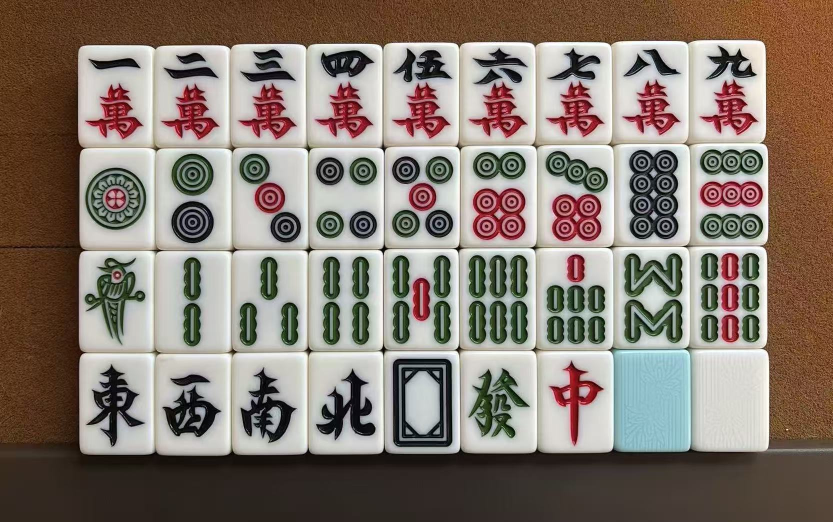
#> input picture server/src/main/resources/calibration/system_mahjong_calibration.jpg, 1666 x 1044 px (shown at 1/2 size)
$ python grid_fit.py
#> lines starting #> are read from the running program, lines starting #| are printed output that depends on the picture
"""Locates a row of butted tiles geometrically, before any model is involved.

The first version searched for the grid by brute force — every plausible tile count, times a range of
pitches, times a range of offsets — and scored each candidate by running the classifier over the crops
it produced. It works, and on one real photo it cost 1,680 grid hypotheses and 22,680 tile
classifications: 21 seconds of inference to read one hand. Fine for a script, hopeless for a phone.

Almost all of that was recovering something the pixels already say. Tiles in a row are periodic, so
the boundaries between them fall at regular intervals, and fitting a regular grid to them gives the
pitch and offset directly. The count then follows from the length. No inference at all.

Three things about this were learned the hard way, each after getting it wrong first:

**A boundary is not always dark.** The tiles of a calibration photo are pressed so close that what
separates two of them is the *lit bevel* of the next one — brighter than the face beside it. Looking
only for dips gets six of the eight columns below wrong. Both minima and maxima are collected.

**Autocorrelation is not precise enough.** It looked like the obvious tool and returned a pitch of 81
against a true 86.9 on the real photo. Six percent compounds over thirteen tiles into most of a tile,
so the boundaries have to be located and fitted individually.

**A grid three times too coarse can explain more marks than the right one.** The bamboo of the 条 suit
is itself a row of vertical bars, which litters the profile with spurious marks — 31 of them across
nine tiles. With the tolerance scaled to the pitch, a 3-tile grid over that row had a tolerance of
36px and caught 13 marks on 4 grid lines, tying the true 9-tile grid. Hence MAX_MARKS_PER_LINE: a
boundary should account for about one mark, and a grid claiming three each is not describing tiles.

Run `python grid_fit.py` to check all of this against the two calibration photos, whose tile counts are
known. Only the first of the three is still pinned by them: the run that forced the third was a row of
a calibration photo that has since been re-shot in a different layout, and on the photos as they now
stand MAX_MARKS_PER_LINE can be loosened to 2.0, or PITCH_QUANTUM coarsened five times, with all eight
columns still read correctly. Both constants stay as they are — the evidence for them was real and this
check simply no longer reaches it, which is not the same as their being unnecessary. The reading of a
real hand photo does still depend on them, and it is not a fixture here.
"""

import sys
from pathlib import Path

import cv2
import numpy as np

# A tile is roughly 3:2, but perspective flattens it, so this stays generous. It only has to exclude
# pitches that would make a "tile" a sliver or two tiles wide.
MIN_PITCH_RATIO = 0.45
MAX_PITCH_RATIO = 2.2

EDGE_STRIP = 0.15  # fraction of the run's width sampled along its edge, where the face is plain
EDGE_PERCENTILE = 85  # of that strip, so a character reaching into it does not drag the profile down
SMOOTH = 5
MIN_SEPARATION = 0.45  # of the smallest plausible pitch; closer extrema are the same boundary
FIT_TOLERANCE = 0.12  # of the pitch, for a mark to count as explained by a grid line
MAX_MARKS_PER_LINE = 1.4  # above this the grid is too coarse to be describing tile boundaries
# Candidate pitches are rounded to this before searching, which collapses a couple of thousand
# near-duplicates and takes the fit from 450ms to 40ms. Not coarser than this: at half a pixel the 萬
# row of a calibration photo started answering fourteen tiles instead of nine — the speed-up was written
# first and the self-check below caught it. That photo has since been re-shot as columns and no longer
# reaches the failure, so the check no longer guards this; see the note at the end of the docstring.
PITCH_QUANTUM = 0.1


def _extrema(profile: np.ndarray, separation: int) -> list[int]:
    """Local minima and maxima of the profile, thinned so each boundary is reported once."""
    smoothed = np.convolve(profile, np.ones(SMOOTH) / SMOOTH, mode="same")
    window = max(separation // 2, 3)
    marks: set[int] = set()
    for want_min in (True, False):
        found: list[int] = []
        for i in range(window, len(smoothed) - window):
            neighbourhood = smoothed[i - window : i + window + 1]
            if smoothed[i] != (neighbourhood.min() if want_min else neighbourhood.max()):
                continue
            if not found or i - found[-1] > separation:
                found.append(i)
            else:
                better = smoothed[i] < smoothed[found[-1]] if want_min else smoothed[i] > smoothed[found[-1]]
                if better:
                    found[-1] = i
        marks.update(found)
    return sorted(marks)


def _edge_profile(light: np.ndarray, box: tuple[int, int, int, int], vertical: bool) -> np.ndarray:
    """Lightness along the run, sampled from a strip at its edge.

    The edge rather than the whole width: in the middle the engraved characters swing the profile as
    far as the boundaries do, and the periodic signal disappears into them.
    """
    x, y, w, h = box
    region = light[y : y + h, x : x + w]
    across = w if vertical else h
    depth = max(int(across * EDGE_STRIP), 4)
    strip = region[:, :depth] if vertical else region[:depth, :]
    return np.percentile(strip, EDGE_PERCENTILE, axis=1 if vertical else 0)


def fit_grid(
    light: np.ndarray, box: tuple[int, int, int, int], vertical: bool, expect: int | None = None
) -> tuple[float, float, int] | None:
    """Pitch, offset and tile count for one run, along its long axis and relative to its own box.

    `expect` narrows the candidate pitches to those that would produce that many tiles. It is for
    callers that know the answer by construction — slicing a calibration photo whose layout is fixed —
    and is not a substitute for the search: a suit whose own design repeats along the axis being fitted,
    the bars of 条 or the rings of 饼, litters the profile with marks, and two of the eight calibration
    columns come back with eleven and thirteen tiles when the count is not supplied.
    """
    _, _, w, h = box
    length, across = (h, w) if vertical else (w, h)
    low, high = across * MIN_PITCH_RATIO, across * MAX_PITCH_RATIO
    if expect:
        nominal = length / expect
        low, high = max(low, nominal * 0.9), min(high, nominal * 1.1)

    marks = _extrema(_edge_profile(light, box, vertical), int(low * MIN_SEPARATION))
    if len(marks) < 3:
        return None

    # Candidate pitches come from the gaps between marks. A gap can span more than one tile — an
    # undetected boundary leaves a double gap — so each is also divided by 2, 3 and 4. They are then
    # rounded to PITCH_QUANTUM, which collapses a couple of thousand near-duplicates; see the note on
    # that constant for why the coarseness matters.
    positions = np.array(marks, dtype=float)
    gaps = positions[None, :] - positions[:, None]
    pitches = np.concatenate([gaps[gaps > 0] / divisor for divisor in (1, 2, 3, 4)])
    pitches = pitches[(pitches >= low) & (pitches <= high)]
    if pitches.size == 0:
        return None
    candidates = np.unique(np.round(pitches / PITCH_QUANTUM) * PITCH_QUANTUM)

    best = None
    for pitch in candidates:
        tolerance = pitch * FIT_TOLERANCE
        # Every mark is a candidate anchor; score them all at once. offsets[i] is the grid phase that
        # puts a line exactly on mark i, and distance[i, j] is how far mark j then sits from its
        # nearest line.
        offsets = positions % pitch
        phase = (positions[None, :] - offsets[:, None] + pitch / 2) % pitch - pitch / 2
        hits = (np.abs(phase) <= tolerance).sum(axis=1)
        lines = ((length - offsets) / pitch).astype(int) + 1
        hits = np.where(hits <= lines * MAX_MARKS_PER_LINE, hits, -1)
        winner = int(hits.argmax())
        if hits[winner] < 0:
            continue
        # Most marks explained wins. Ties go to the larger pitch: half the true pitch explains every
        # boundary just as well, and then invents one through the middle of each tile.
        if best is None or (int(hits[winner]), float(pitch)) > best[0]:
            best = ((int(hits[winner]), float(pitch)), float(pitch), float(offsets[winner]))
    if best is None:
        return None

    _, pitch, offset = best
    # Slide back to the first grid line inside the run, then take as many whole tiles as fit. The
    # run's box is the tiles themselves, so this is normally all of it.
    while offset - pitch >= -pitch * 0.25:
        offset -= pitch
    count = int((length - offset) / pitch + 0.25)
    return (pitch, offset, count) if count >= 1 else None


# ── self-check ─────────────────────────────────────────────────────────────

CALIBRATION = Path(__file__).resolve().parents[1] / "server/src/main/resources/calibration"

# The four rows of each calibration photo, with the counts that are known by construction. Both photos
# hold the same set of thirty-four faces plus two tile backs as a 4x9 grid, so every case here expects
# nine — which the `blind` column is what saves from being a weak assertion, since a fit that had
# quietly learned to answer nine would still pass the constrained half.
#
# The pitch is recorded alongside, because the count on its own is weak too: a grid can return the right
# number of tiles on a pitch that is a few percent out, and every crop then creeps along the row until
# the last ones straddle two tiles. These are the constrained path's answers on the exact boxes
# slice_calibration.py hands it, and each agrees with (length - offset) / count to within a percent — so
# they are checkable against the geometry rather than being a snapshot of whatever the code printed.
#
# `blind` is what the unconstrained fit should answer — the path a hand photo takes, where the count is
# unknown. It is not always the truth, and the four cases here that are wrong are worth having: a suit
# whose own design repeats along the row, the rings of 饼 or the bars of 条, litters the profile with
# spurious marks and pulls the blind fit up to twelve or thirteen. Recording that keeps the limitation
# visible and still catches a change to it, which asserting only the constrained path would not — the
# PITCH_QUANTUM regression this check once caught showed up as a wrong *unconstrained* count, and
# narrowing the candidates to a known count hides exactly that.
KNOWN = [
    ("brown row 1 (m)", "system_mahjong_calibration.jpg", (156, 86, 1376, 205), False, 9, 151.3, 13),
    ("brown row 2 (p)", "system_mahjong_calibration.jpg", (159, 291, 1378, 205), False, 9, 151.5, 13),
    ("brown row 3 (s)", "system_mahjong_calibration.jpg", (158, 496, 1377, 205), False, 9, 151.8, 9),
    ("brown row 4 (z)", "system_mahjong_calibration.jpg", (159, 701, 1380, 205), False, 9, 151.8, 9),
    ("green row 1 (m)", "system_mahjong_calibration_2.jpg", (139, 168, 1541, 232), False, 9, 168.7, 9),
    ("green row 2 (p)", "system_mahjong_calibration_2.jpg", (139, 400, 1545, 232), False, 9, 169.0, 13),
    ("green row 3 (s)", "system_mahjong_calibration_2.jpg", (141, 633, 1545, 232), False, 9, 169.2, 9),
    ("green row 4 (z)", "system_mahjong_calibration_2.jpg", (144, 866, 1539, 232), False, 9, 169.5, 12),
]

PITCH_TOLERANCE = 0.03  # of the expected pitch
# The parameter-free half of the assertion: the tiles have to account for the run, because the run's
# box *is* the tiles. Anything less means the grid sits on part of it and the rest went unread;
# anything more and it runs off the end onto the table. Tighter than the pitch check and needing no
# reference value, so it is the one that would survive a re-shot calibration photo.
MIN_SPAN = 0.97
MAX_SPAN = 1.03


def self_check() -> int:
    failures = 0
    for name, photo, box, vertical, count, pitch, blind in KNOWN:
        bgr = cv2.imread(str(CALIBRATION / photo))
#> bgr is the input picture: shape (1044, 1666, 3); mean B, G, R 112.1, 121.8, 134
        if bgr is None:
            sys.exit(f"cannot read {CALIBRATION / photo}")
        light = cv2.cvtColor(bgr, cv2.COLOR_BGR2LAB)[:, :, 0].astype(float)
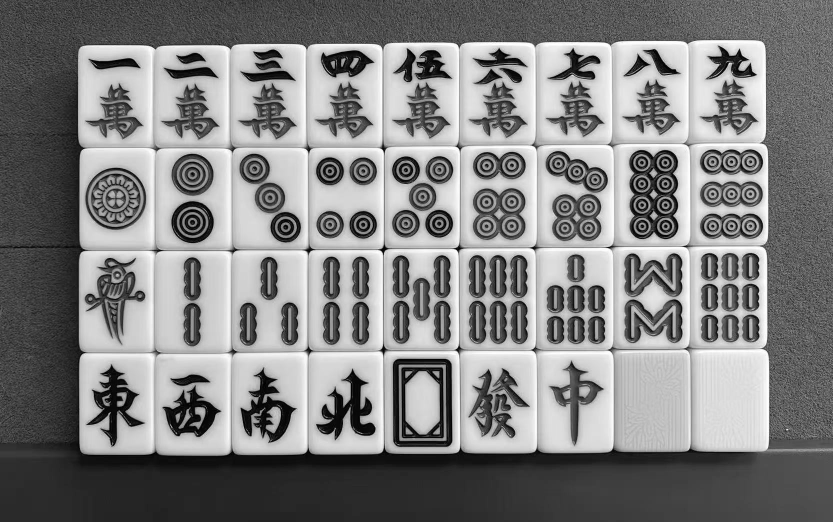
#> light: shape (1044, 1666) float64 (shown at 1/2 size); min 0, max 255, mean 129.7
        length = box[3] if vertical else box[2]
        # Both paths: the slicer tells fit_grid the count it knows, a hand photo cannot.
        fit = fit_grid(light, box, vertical, expect=count)
#> in _edge_profile, `region = light[y : y + h, x : x + w]`:
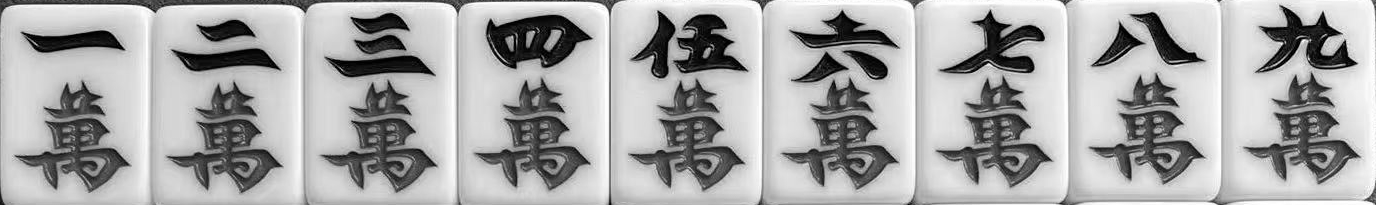
#> region: shape (205, 1376) float64; min 0, max 255, mean 169.3
#> in _extrema, `smoothed = np.convolve(profile, np.ones(SMOOTH) / SMOOTH, mode="same")`: smoothed = 1376 values, max 251.9 at index 1063, min 107.4 at index 0, mean 232.8
#> after the loop in _extrema, `for want_min in (True, False):`: marks = 25 items
#> in fit_grid, `marks = _extrema(_edge_profile(light, box, vertical), int(low * MIN_SE..`: marks = 25 values from 64 to 1312
#> in fit_grid, `gaps = positions[None, :] - positions[:, None]`:
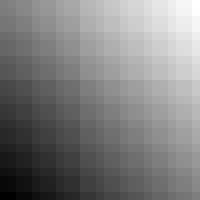
#> gaps: shape (25, 25) float64 (shown 8 times larger); min -1248, max 1248, mean 0; drawn with min black and max white
#> in fit_grid, `pitches = np.concatenate([gaps[gaps > 0] / divisor for divisor in (1, ..`: pitches = 1200 values, max 1248 at index 23, min 1.25 at index 1197, mean 241
#> in fit_grid, `pitches = pitches[(pitches >= low) & (pitches <= high)]`: pitches = 112 values, max 167 at index 101, min 138.5 at index 111, mean 153.4
#> in fit_grid, `candidates = np.unique(np.round(pitches / PITCH_QUANTUM) * PITCH_QUANT..`: candidates = 51 values from 138.5 to 167
#> the loop in fit_grid, `for pitch in candidates:` made 51 passes
#> (pitch, tolerance, winner, best) on passes 1 to 12: (138.5, 16.62, 6, ((8, 138.5), 138.5, 29)), (141, 16.92, 3, ((8, 141), 141, 14)), (142, 17.04, 13, ((9, 142), 142, 48)), (145, 17.4, 9, ((11, 145), 145, 23)), (146, 17.52, 6, ((11, 146), 146, 14)), (147, 17.64, 11, ((12, 147), 147, 23)), (148, 17.76, 13, ((14, 148), 148, 18)), (149, 17.88, 13, ((14, 149), 149, 13)), (149.2, 17.9, 14, ((14, 149.2), 149.2, 18)), (149.5, 17.94, 14, ((14, 149.5), 149.5, 16.5)), (149.7, 17.96, 17, ((14, 149.7), 149.7, 18.8)), (149.8, 17.98, 17, ((14, 149.8), 149.8, 18.2))
#> (pitch, tolerance, winner) on passes 20 to 25: (151.5, 18.18, 1), (151.8, 18.22, 1), (152, 18.24, 1), (152.2, 18.26, 1), (152.5, 18.3, 1), (152.7, 18.32, 1)
#> pass 1, in fit_grid, `phase = (positions[None, :] - offsets[:, None] + pitch / 2) % pitch - ..`:
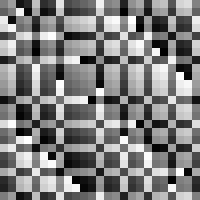
#> phase: shape (25, 25) float64 (shown 8 times larger); min -69, max 69, mean 0; drawn with min black and max white
#> pass 2, in fit_grid, `phase = (positions[None, :] - offsets[:, None] + pitch / 2) % pitch - ..`:
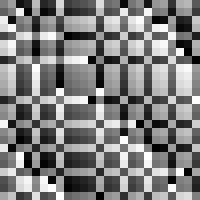
#> phase: shape (25, 25) float64 (shown 8 times larger); min -70, max 70, mean 0; drawn with min black and max white
#> in fit_grid, `_, pitch, offset = best`: pitch = 151.3; offset = 12.6
#> in fit_grid, `count = int((length - offset) / pitch + 0.25)`: count = 9
#> fit = (151.3, 12.6, 9)
        unconstrained = fit_grid(light, box, vertical)
#> in fit_grid (call 2), `marks = _extrema(_edge_profile(light, box, vertical), int(low * MIN_SE..`: marks = 35 values from 64 to 1327
#> in fit_grid (call 2), `pitches = np.concatenate([gaps[gaps > 0] / divisor for divisor in (1, ..`: pitches = 2380 values, max 1263 at index 33, min 1.25 at index 2370, mean 233
#> in fit_grid (call 2), `pitches = pitches[(pitches >= low) & (pitches <= high)]`: pitches = 1352 values, max 450.5 at index 278, min 92.25 at index 1223, mean 217.6
#> in fit_grid (call 2), `candidates = np.unique(np.round(pitches / PITCH_QUANTUM) * PITCH_QUANT..`: candidates = 786 values from 92.2 to 450.5
#> the loop in fit_grid (call 2), `for pitch in candidates:` made 786 passes
#> (pitch, tolerance, winner, best) on passes 1, 2, 3, 4, 24, 26, 27, 28, 29, 30, 32, 33: (92.2, 11.06, 6, ((12, 92.2), 92.2, 20.4)), (92.3, 11.08, 6, ((12, 92.3), 92.3, 20.1)), (92.5, 11.1, 31, ((13, 92.5), 92.5, 20.5)), (93, 11.16, 6, ((14, 93), 93, 18)), (98.8, 11.86, 0, ((14, 98.8), 98.8, 64)), (99.3, 11.92, 11, ((14, 99.3), 99.3, 60.8)), (99.7, 11.96, 11, ((14, 99.7), 99.7, 59.2)), (100, 12, 3, ((14, 100), 100, 55)), (100.3, 12.04, 3, ((14, 100.3), 100.3, 54.7)), (100.5, 12.06, 3, ((15, 100.5), 100.5, 54.5)), (101, 12.12, 10, ((15, 101), 101, 47)), (101.5, 12.18, 2, ((15, 101.5), 101.5, 42.5))
#> (pitch, tolerance, winner) on passes 5 to 10: (93.2, 11.18, 6), (93.5, 11.22, 19), (94, 11.28, 3), (94.2, 11.3, 3), (94.5, 11.34, 16), (94.7, 11.36, 16)
#> pass 1, in fit_grid (call 2), `phase = (positions[None, :] - offsets[:, None] + pitch / 2) % pitch - ..`:
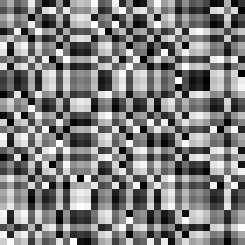
#> phase: shape (35, 35) float64 (shown 7 times larger); min -46, max 46, mean 0; drawn with min black and max white
#> in fit_grid (call 2), `_, pitch, offset = best`: pitch = 103.5; offset = 39.5
#> in fit_grid (call 2), `count = int((length - offset) / pitch + 0.25)`: count = 13
#> unconstrained = (103.5, 39.5, 13)
        got_blind = unconstrained[2] if unconstrained else None
#> got_blind = 13

        if fit is None:
            print(f"  FAIL {name:20s} no fit")
            failures += 1
            continue
        got_pitch, got_offset, got_count = fit
#> got_pitch = 151.3; got_offset = 12.6; got_count = 9
        span = (got_offset + got_count * got_pitch) / length
#> span = 0.999
        problems = []
        if got_count != count:
            problems.append(f"count {got_count} != {count}")
        if abs(got_pitch - pitch) > pitch * PITCH_TOLERANCE:
            problems.append(f"pitch {got_pitch:.2f} != {pitch:.2f}")
        if not MIN_SPAN <= span <= MAX_SPAN:
            problems.append(f"covers {span:.2f} of the run")
        if got_blind != blind:
            problems.append(f"unconstrained {got_blind} != {blind}")
        failures += bool(problems)
        print(
            f"  {'ok  ' if not problems else 'FAIL'} {name:20s}"
            f" count {got_count:2d} pitch {got_pitch:6.2f} offset {got_offset:6.1f}"
            f" span {span:.2f} blind {got_blind}  {'; '.join(problems)}"
        )
#|   ok   brown row 1 (m)      count  9 pitch 151.30 offset   12.6 span 1.00 blind 13
    print(f"\n{len(KNOWN) - failures}/{len(KNOWN)} correct")
    return failures


if __name__ == "__main__":
#> (the run stopped early here; a loop or call above may not have finished)
